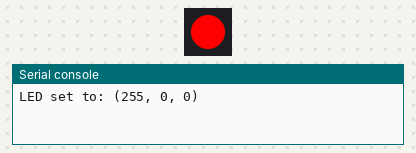
Recording of a program running on a simulated ESP32 board running MicroPython. Shown: 1 RGB LEDs in strip order, left to right, the last lines printed to the serial console. At 5.0 s the program stops and its outputs stay as they are.

Above: at 0.1 s.
At 1.1 s:
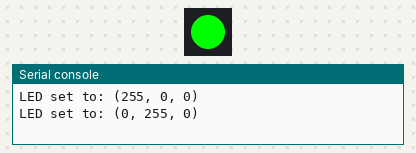
At 2.1 s:
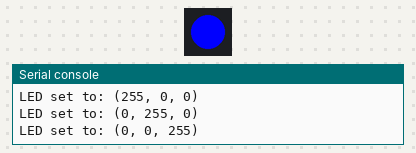
At 4.1 s:
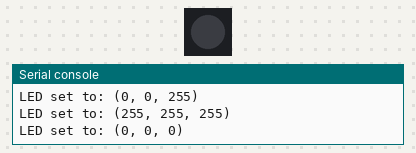
Timing chart, 0 to 5.6 s (numbered marks = the images above):
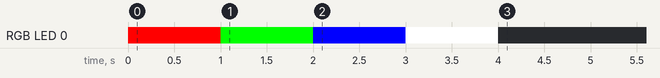

Measured:
- by itself, RGB LED 0: off → RGB(255, 0, 0) at 0.00 s, → RGB(0, 255, 0) 1.0 s later, → RGB(0, 0, 255) 1.0 s later, → RGB(255, 255, 255) 1.0 s later, … (5 changes in this stretch)

The program:

blink_test.py
```python
from machine import Pin
from neopixel import NeoPixel
import time

pin = Pin(48, Pin.OUT)  # Change this if needed
np = NeoPixel(pin, 1)

def test_rgb():
    colors = [(255, 0, 0), (0, 255, 0), (0, 0, 255), (255, 255, 255), (0, 0, 0)]
    for color in colors:
        np[0] = color
        np.write()
        print(f"LED set to: {color}")
        time.sleep(1)

test_rgb()
```
